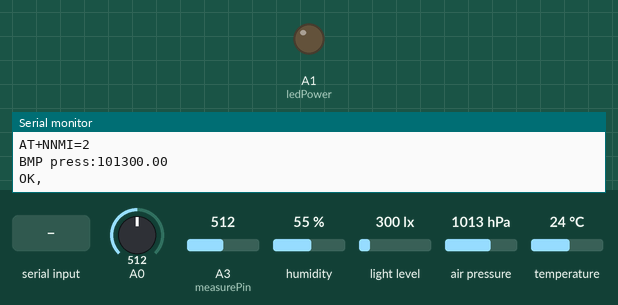
The sketch below on a simulated Arduino Uno, built with avr-gcc and run on an emulated ATmega328P. Parts: output pins drawn as LEDs (lit = HIGH), the last lines printed to the serial monitor. Wiring (inferred from the names in the program): BH1750 light sensor at I2C address 0x23. Inputs (shaded band) come from the test bench; at power-on: A0 = 512, A3 (measurePin) = 512, humidity 55 %, light level 300 lx, air pressure 1013 hPa, temperature 24 °C.

Above: at 2.2 s.
2.3 s: ",\n" received over the second serial link
At 7.0 s:
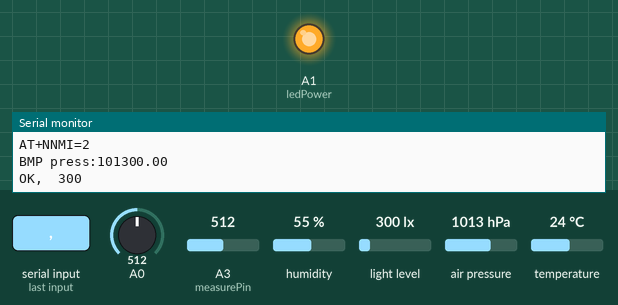
7.8 s: ",\n" received over Serial
11.9 s: "$GPRMC,\n" received over the second serial link
20.6 s: "$GPRMC,\n" received over Serial
Timing chart, 0 to 23.6 s (numbered marks = the images above; inputs shaded):
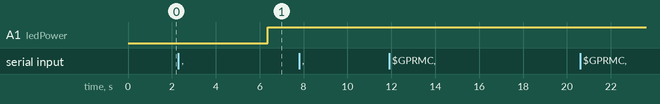

The sketch:

all_exceptOLED.ino
```cpp
#include <dht.h>
#include <Wire.h>
#include <math.h>
#include <Adafruit_BMP280.h>
#include <Adafruit_GFX.h>
//#include <Adafruit_SSD1306.h>
#include <SoftwareSerial.h>

SoftwareSerial gpsSerial(4,7);  // GPS软串口
//-----------GPS、NBIot初始化----------------
int loop_num = 0;   //循环变量，控制nb发送
struct
{
  char GPS_Buffer[71];
  bool isGetData;     //是否获取到GPS数据
  bool isParseData;   //是否解析完成
  char UTCTime[10];   //UTC时间
  char latitude[11];  //纬度
  char N_S[2];        //N/S
  char longitude[12]; //经度
  char E_W[2];        //E/W
  bool isUsefull;     //定位信息是否有效
} Save_Data;
const unsigned int gpsRxBufferLength = 500;
char gpsRxBuffer[gpsRxBufferLength];
unsigned int ii = 0;


//-----------OLED初始化----------------
//float str1,str2;
dht DHT222;
#define DHT22_PIN A2
#define OLED_RESET 4
//Adafruit_SSD1306 display(OLED_RESET);

//-----------bmp280高度计初始化-------------
Adafruit_BMP280 bmp; // I2C
int BH1750address = 0x23;//芯片地址为16位23
byte buff[2];
//float pressure;float altitude;

//-----------gy30光强初始化-----------------
int LightIntensity=0;
//------------S12D紫外线初始化---------------
float ultra=0.00;

//-------------PM2.5初始化------------------
#define measurePin A3
#define ledPower A1
unsigned int samplingTime = 280;
unsigned int deltaTime = 40;
unsigned int sleepTime = 9680;
//float voMeasured = 0;
float calcVoltage = 0;
//float dustDensity = 0;

void setup()
{
  gpsSerial.begin(9600);
  Serial.begin(9600);
  Wire.begin();
  //display.begin(SSD1306_SWITCHCAPVCC);//初始化
  //display.display();
  //display.clearDisplay();
  nbiot_setup();
//--------------------gps初始化-------------------
  Save_Data.isGetData = false;
  Save_Data.isParseData = false;
  Save_Data.isUsefull = false;
//--------------------pm2.5初始化-----------------
  pinMode(ledPower,OUTPUT);

//-----------------------------bmp280 part-------------------------
 // Serial.println(F("BMP280 test"));
  if (!bmp.begin()) {
    Serial.println(F("Could not find a valid BMP280 sensor, check wiring!"));
//    while (1);
  }
  /* Default settings from datasheet. */
  bmp.setSampling(Adafruit_BMP280::MODE_NORMAL,     /* Operating Mode. */
                  Adafruit_BMP280::SAMPLING_X2,     /* Temp. oversampling */
                  Adafruit_BMP280::SAMPLING_X16,    /* Pressure oversampling */
                  Adafruit_BMP280::FILTER_X16,      /* Filtering. */
                  Adafruit_BMP280::STANDBY_MS_500); /* Standby time. */

//---------------------------serialprint part--------------------------------
//  Serial.println("DHT22 TEST PROGRAM ");
//  Serial.print("LIBRARY VERSION: ");
//  Serial.println(DHT_LIB_VERSION);
//  Serial.println();
//  Serial.println("Type,\tstatus,\tHumidity (%),\tTemperature (C)");
}
void loop()
{
  //Serial.write("AT+NMGS=5,68656c6c6f\r\n");
  float voMeasured = 0;
  //float calcVoltage = 0;
  //float dustDensity = 0;
  //----------------OLED loop-------------------
//  Serial.print("DHT22, \t");
  int chk = DHT222.read22(DHT22_PIN);  //读取数据
  Serial.print("BMP press:");
  Serial.println(bmp.readPressure());
  switch (chk)
  {
    case DHTLIB_OK:
                Serial.print("OK,\t");
                break;
    case DHTLIB_ERROR_CHECKSUM:
                Serial.print("Checksum error,\t");
                break;
    case DHTLIB_ERROR_TIMEOUT:
                Serial.print("Time out error,\t");
                break;
    default:
                Serial.print("Unknown error,\t");
                break;
  }
  // 显示数据
//  Serial.print(DHT222.humidity, 1);
//  Serial.print(",\t");
//  Serial.println(DHT222.temperature, 1);

  //display.setTextSize(1);
  //display.setTextColor(WHITE);
  //display.setCursor(0,0);
  //str1=DHT222.humidity;
  //display.print(F("Humidity:"));
  //display.println(DHT222.humidity);
  //str2=DHT222.temperature;
  //display.print(F("Temperature:"));
  //display.println(DHT222.temperature);
  //pressure=bmp.readPressure();
  //display.print(F("Pressure:"));
  //display.println(bmp.readPressure());
 // altitude=bmp.readAltitude(1013.25);
//  display.print("Altitude:");
//  display.println(bmp.readAltitude(1013.25));
//  display.display();//显示出来
  delay(2048);
  //display.clearDisplay();

  //display.setTextSize(1);
  //display.setTextColor(WHITE);
  //display.setCursor(0,0);
  //display.print(F("LightIntensity:"));
  //display.println(LightIntensity);
  //display.print(F("UltraViolet:"));
  //display.println(ultra);
  //display.display();//显示出来
  //display.print(F("calcVoltage:"));
  //display.println(calcVoltage);
  //display.display();//显示出来
  //display.clearDisplay();

  //--------------------BMP280 loop------------------------
//  Serial.print(F("Temperature = "));
//  Serial.print(bmp.readTemperature());
//  Serial.println(" *C");
//
//  Serial.print(F("Pressure = "));
//  Serial.print(bmp.readPressure());
//  Serial.println(" Pa");
//
//  Serial.print(F("Approx altitude = "));
//  Serial.print(bmp.readAltitude(1013.25)); /* Adjusted to local forecast! */
//  Serial.println(" m");
//
//  Serial.println();

 //------------------GY30 loop------------------------
  int i;
  uint16_t val=0;
  BH1750_Init(BH1750address);
  delay(1000);
  if(2==BH1750_Read(BH1750address))
  {
      val=((buff[0]<<8)|buff[1])/1.2;
      Serial.println(val,DEC);
  }
  LightIntensity=int(val);
  delay(150);
  //----------------ultraviolet loop---------------------
  int sensorValue;
  long  sum=0;
  for(int i=0;i<1024;i++)
   {
      sensorValue=analogRead(A0);
      sum=sensorValue+sum;
      delay(2);
   }
   sum = sum >> 10;
   //ultra=sum*4980.0/1023.0;
   ultra=sum*4.868;
//   Serial.print("The voltage value:");
//   Serial.print(ultra);
//   Serial.println("mV");
//   Serial.print("\n");
   //------------------pm2.5 loop---------------
   digitalWrite(ledPower,LOW);
  delayMicroseconds(samplingTime);
  voMeasured = analogRead(measurePin);
  delayMicroseconds(deltaTime);
  digitalWrite(ledPower,HIGH);
  delayMicroseconds(sleepTime);
  calcVoltage = voMeasured*(5.0/1024);
  //dustDensity = 0.17*calcVoltage-0.1;
  //if ( dustDensity < 0)  {
  //  dustDensity = 0.00;  }
//  Serial.println("Raw Signal Value (0-1023):");
//  Serial.println(voMeasured);
//  Serial.println("Voltage:");
//  Serial.println(calcVoltage);
//  Serial.println("Dust Density:");
//  Serial.println(dustDensity);
  delay(1000);
//--------------GPS loop---------------
    gpsSerial.listen();
    delay(2000);
    gpsRead();  //获取GPS数据
    parseGpsBuffer();//解析GPS数据
    printGpsBuffer();//输出解析后的数据

    delay(1000);

    mergeData();
    delay(1000);
    readNB();
}


//------------------BMP280 functions------------------------------
int BH1750_Read(int address) //
{
  int i=0;
  Wire.beginTransmission(address);
  Wire.requestFrom(address, 2);
  while(Wire.available()) //
  {
    buff[i] = Wire.read();  // read one byte
    i++;
  }
  Wire.endTransmission();
  return i;
}

void BH1750_Init(int address)
{
  Wire.beginTransmission(address);
  Wire.write(0x10);//1lx reolution 120ms
  Wire.endTransmission();
}
//------------------GPS functions------------------------------
void errorLog(int num)
{
  Serial.print("gpsERROR");
  Serial.println(num);
}

void printGpsBuffer()
{
  if (Save_Data.isParseData)
  {
    Save_Data.isParseData = false;

    Serial.print("Save_Data.UTCTime = ");
    Serial.println(Save_Data.UTCTime);

    if(Save_Data.isUsefull)
    {
      Save_Data.isUsefull = false;
  //    Serial.print("latitude = ");
  //    Serial.println(Save_Data.latitude);
      //Serial.print("Save_Data.N_S = ");
      //Serial.println(Save_Data.N_S);
  //    Serial.print("longitude = ");
    //  Serial.println(Save_Data.longitude);
      //Serial.print("Save_Data.E_W = ");
      //Serial.println(Save_Data.E_W);
    }
    else
    {
      Serial.println("GPS not usefull!");
    }

  }
}

void parseGpsBuffer()
{
  char *subString;
  char *subStringNext;
  if (Save_Data.isGetData)
  {
    Save_Data.isGetData = false;
    //Serial.println(Save_Data.GPS_Buffer);
    for (int i = 0 ; i <= 6 ; i++)
    {
      if (i == 0)
      {
        if ((subString = strstr(Save_Data.GPS_Buffer, ",")) == NULL)
          errorLog(1);  //解析错误
      }
      else
      {
        subString++;
        if ((subStringNext = strstr(subString, ",")) != NULL)
        {
          //Serial.println(subStringNext-subString);
          char usefullBuffer[2];
          switch(i)
          {
            case 1:memcpy(Save_Data.UTCTime, subString, subStringNext - subString);Save_Data.UTCTime[9] = '\0';break; //获取UTC时间
            case 2:memcpy(usefullBuffer, subString, subStringNext - subString);usefullBuffer[1] = '\0';break;         //定位状态
            case 3:memcpy(Save_Data.latitude, subString, subStringNext - subString);Save_Data.latitude[10] = '\0';break;  //获取纬度信息
            case 4:memcpy(Save_Data.N_S, subString, subStringNext - subString);Save_Data.N_S[1] = '\0';break;         //获取N/S
            case 5:memcpy(Save_Data.longitude, subString, subStringNext - subString);Save_Data.longitude[11] = '\0';break; //获取经度信息
            case 6:memcpy(Save_Data.E_W, subString, subStringNext - subString);Save_Data.E_W[1] = '\0';break;         //获取E/W

            default:break;
          }

          subString = subStringNext;
          Save_Data.isParseData = true;
          if(usefullBuffer[0] == 'A')
            Save_Data.isUsefull = true;
          else if(usefullBuffer[0] == 'V')
            Save_Data.isUsefull = false;

        }
        else
        {
          errorLog(2);  //解析错误
        }
      }
    }
  }
}

void gpsRead() {
  //const unsigned int gpsRxBufferLength = 500;
  //char gpsRxBuffer[500];//500
  while(Serial.read()>=0){}
  while (!gpsSerial.available()){}
  if (gpsSerial.available())
  {
    delay(100);
    ii=0;
    while (gpsSerial.available())
  {
    gpsRxBuffer[ii++] = gpsSerial.read();
  }
  }

  //Serial.println(gpsRxBuffer);

  char* GPS_BufferHead;
  char* GPS_BufferTail;
  if ((GPS_BufferHead = strstr(gpsRxBuffer, "$GPRMC,")) != NULL || (GPS_BufferHead = strstr(gpsRxBuffer, "$GNRMC,")) != NULL )
  {
    memcpy(Save_Data.GPS_Buffer, GPS_BufferHead, 70);
    Save_Data.isGetData = true;
  }
}
//-----------------nbiot--------------
void nbiot_setup()
{
    Serial.write("AT+CGSN=1\r\n");
    Serial.write("AT+NCDP=117.60.157.137，5683\r\n");
    Serial.write("AT+NRB\r\n");
    delay(1000);
    Serial.write("AT+NCDP?\r\n");
    Serial.write("AT+NSMI=1\r\n");
    Serial.write("AT+NNMI=2\r\n");
}

void readNB(){
  while(Serial.available())
    {
      char ch = Serial.read();
      Serial.print(ch);
    }
}

//--------merge all-------
// 将所有采集到的数据合并进char数组，并转换成nb要求的格式
void mergeData(){
  char mergeAll[66] = "0000000000000000000000000000000000000000000000000000000000000000";
  char c[9];
  //温度为5个char字符，mergeAll从0-4
  dtostrf(DHT222.temperature,2,2,c);
  if(strlen(c)==5)
  {
    for(int i=0; i<5; i++){
      mergeAll[i] = c[i];
    }
  }
  else if(strlen(c)==4)
  {
    mergeAll[0] = '0';
    for(int i=0; i<4; i++){
      mergeAll[i+1] = c[i];
    }
  }

  //湿度为5个char字符，mergeAll从5-9
  dtostrf(DHT222.humidity,2,2,c);
  if(strlen(c)==5)
  {
    for(int i=0; i<5; i++){
      mergeAll[i+5] = c[i];
    }
  }
  else if(strlen(c)==4)
  {
    mergeAll[5] = '0';
    for(int i=0; i<4; i++){
      mergeAll[i+6] = c[i];
    }
  }

  //紫外线为5个char字符，mergeAll从10-14
  dtostrf(ultra,2,2,c);
  if(strlen(c)==5)
  {
    for(int i=0; i<5; i++){
      mergeAll[i+10] = c[i];
    }
  }
  else if(strlen(c)==4)
  {
    mergeAll[10] = '0';
    for(int i=0; i<4; i++){
      mergeAll[i+11] = c[i];
    }
  }

  //pm2.5为7个char字符，mergeAll从15-21 calcVoltage xxxx.xx
  //itoa(pm25, c, 10);
  dtostrf(calcVoltage,4,2,c);
  for(int i=0; i<7; i++)
  {
      if(i<7-strlen(c))mergeAll[15+i] = '0';
      else mergeAll[15+i] = c[i-7+strlen(c)];
  }


  //时间为6位字符，mergeAll从22-27
  for(int i=0; i<6; i++)
  {
    mergeAll[i+22] = Save_Data.UTCTime[i];
  }
  //经度为11个字符，mergeAll从28-38
  for(int i=0; i<11; i++)
  {
    mergeAll[i+28] = Save_Data.longitude[i];
  }

  //纬度为10个字符，mergeAll从39-48
  for(int i=0; i<10; i++)
  {
    mergeAll[i+39] = Save_Data.latitude[i];
  }

//压强为9个char字符，mergeAll从49-57
  dtostrf(bmp.readPressure(),6,2,c);
  if(strlen(c)==9)
  {
    for(int i=0; i<9; i++){
      mergeAll[i+49] = c[i];
    }
  }
  else if(strlen(c)==8)
  {
    mergeAll[49] = '0';
    for(int i=0; i<8; i++){
      mergeAll[i+50] = c[i];
    }
  }

// //高度为7个char字符，mergeAll从58-64
//  dtostrf(bmp.readAltitude(1013.25)+1000,5,2,c);
//  l=strlen(c);
//  for(int i=0; i<7; i++)
//  {
//      if(i<7-l)mergeAll[58+i] = '0';
//      else mergeAll[58+i] = c[i-7+l];
//  }

  //光强为4个char字符，mergeAll从58-61
  itoa(LightIntensity,c,10);
  for(int i=0; i<4; i++)
  {
      if(i<4-strlen(c))mergeAll[58+i] = '0';
      else mergeAll[58+i] = c[i-4+strlen(c)];
  }
  //把字符个数存在ch中
  //int len = strlen(mergeAll);
  char ch[3];
  itoa(strlen(mergeAll), ch, 10);
  //命令格式如下
  //Serial.write("AT+NMGS=5,68656c6c6f\r\n");
  char abc[200] = {'0',};
  char atnmgs[] = "AT+NMGS=";
  for (int i=0; i<8; i++)
  {
    abc[i] = atnmgs[i];
  }
  Serial.print("ch:");
  Serial.println(ch);
  Serial.print("mergeall:");
  Serial.println(mergeAll);
  if(strlen(ch)==2)
  {
    abc[8]=ch[0];
    abc[9]=ch[1];
  }
  else
  {
    abc[8]='0';
    abc[9]=ch[0];
  }
  abc[10]=',';

  for(int i=0; i<strlen(mergeAll); i++)
  {
    char a = mergeAll[i];
    char temp[2];
    switch(a)
    {
      case '0':
        temp[0]='3';temp[1]='0';break;
      case '1':
        temp[0]='3';temp[1]='1';break;
      case '2':
        temp[0]='3';temp[1]='2';break;
      case '3':
        temp[0]='3';temp[1]='3';break;
      case '4':
        temp[0]='3';temp[1]='4';break;
      case '5':
        temp[0]='3';temp[1]='5';break;
      case '6':
        temp[0]='3';temp[1]='6';break;
      case '7':
        temp[0]='3';temp[1]='7';break;
      case '8':
        temp[0]='3';temp[1]='8';break;
      case '9':
        temp[0]='3';temp[1]='9';break;
      case '.':
        temp[0]='2';temp[1]='E';break;
    }
    abc[11+2*i] = temp[0];
    abc[12+2*i] = temp[1];
  }
  abc[strlen(abc)] = '\r';
  abc[strlen(abc)] = '\n';
  loop_num++;
  Serial.print("loop_num:");
  Serial.println(loop_num);
  if (loop_num == 10)
  {
    loop_num = 0;
    Serial.print("abc:");
    Serial.write(abc);
  }
}
```
